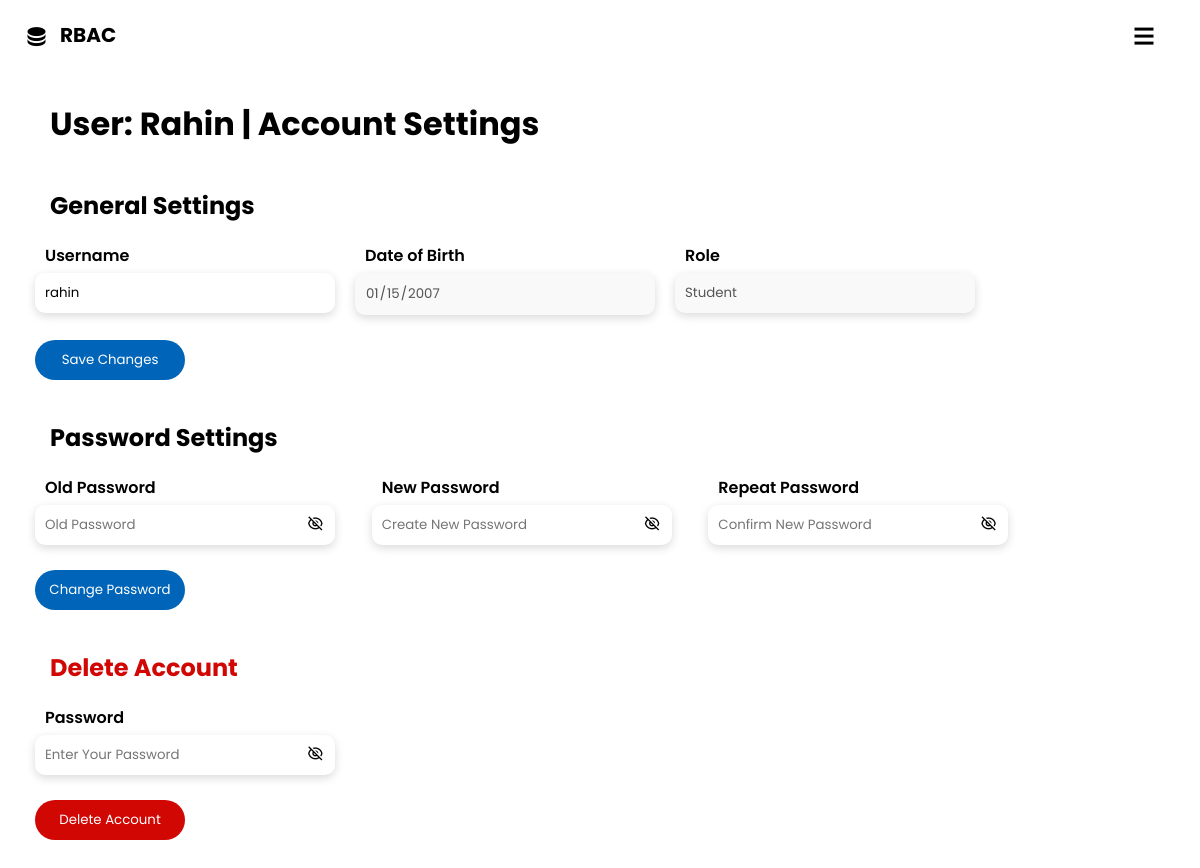
The app's page /settings (signed in) with its own data.
### app.py (models this page shows)
class users(db.Model, UserMixin):
    id = db.Column(db.Integer, primary_key=True)
    username = db.Column(db.String(12), unique=True)
    password = db.Column(db.String(100))
    dob = db.Column(db.String)
    role = db.Column(db.String)

### app.py (the view, shortened to what this page needs)
@app.route('/settings',methods=['GET', 'POST'])
@login_required
def settings():
    form = settingsform()
    pform = passwordform()
    delform = deleteform()
    if form.validate_on_submit():
        user = users.query.get(current_user.id)
        if user:
           user.username = form.username.data
           db.session.commit()
           flash('Username changed successfully!')
    return render_template('settings.html',username=current_user.username.title(),form=form,pform=pform,delform=delform)

### app.py
class settingsform(FlaskForm):
    username = StringField('Username', validators=[InputRequired(),Length(min=5,max=12),Regexp('^\w+$', message="Username must contain only letters numbers or underscores"),checkusername] , render_kw={"placeholder": "Change username"})
    dob = DateField('Date of Birth',render_kw={'disabled':''} )
    role = StringField('Role',render_kw={'disabled':''})
    submit = SubmitField('Save Changes')

class passwordform(FlaskForm):
    oldpassword = PasswordField('Old Password', validators=[InputRequired(),Length(min=8,max=50),oldpword], render_kw={"placeholder": "Old Password"})
    newpassword = PasswordField('New Password', validators=[InputRequired(),Length(min=8,max=50),EqualTo('confirm', message='New Passwords Must Match')], render_kw={"placeholder": "Create New Password"})
    confirm  = PasswordField('Repeat Password', validators=[InputRequired(),Length(min=8,max=50)], render_kw={"placeholder": "Confirm New Password"})
    submit = SubmitField('Change Password')

### app.py (called while the page is built)
@login_manager.user_loader
def load_user(user_id):
    return users.query.get(int(user_id))

### templates/settings.html (shortened to what this page needs)
<!DOCTYPE html>
{%import "bootstrap/wtf.html" as wtf%}
<html>
<head>
    <link rel="stylesheet" type="text/css" href="{{ url_for('static', filename='style.css') }}">
    <link href="https://cdn.jsdelivr.net/npm/remixicon@4.1.0/fonts/remixicon.css" rel="stylesheet" />
    <link rel="stylesheet" href="https://cdn.jsdelivr.net/npm/swiper@11/swiper-bundle.min.css" />
</head>
<body>
    <div class="navcontainer">
        <nav>
            <div class="nav-logo" onclick="homeRedir()">
                <i class="ri-database-2-fill"></i>
                <h2 id="rbac">RBAC</h2>
            </div>
            <div class="nav-toggle" id="nav-toggle" onclick="showNav()">
                <i class="ri-menu-line"></i>
            </div>
        </nav>
    </div>
    <div class="settings">
        <h1>User: {{ username }} | Account Settings</h1>
        <h2>General Settings</h2>
        <form method="POST" action="/settings">
            <div class="generalform">
                <div class="inputcont">
                    {{form.username.label}}
                    {{form.username(value=current_user.username)}}
                </div>
                <div class="inputcont">
                    {{form.dob.label}}
                    {{form.dob(value=current_user.dob)}}
                </div>
                <div class="inputcont">
                    {{form.role.label}}
                    {{form.role(value=current_user.role)}}
                </div>
            </div>
            <div class="savebutton">
                {{form.submit}}
            </div>
        </form>
        <h2>Password Settings</h2>
        <form method="POST" action="/settings">
            <div class="generalform">
                <div class="inputcont">
                    {{pform.oldpassword.label}}
                    <div class="pword">{{pform.oldpassword}}<i class="ri-eye-off-line oldpasswordtoggle hide"></i></div>
                </div>
                <div class="inputcont">
                    {{pform.newpassword.label}}
                    <div class="pword">{{pform.newpassword}}<i class="ri-eye-off-line newpasswordtoggle hide"></i></div>
                </div>
                <div class="inputcont">
                    {{pform.confirm.label}}
                    <div class="pword">{{pform.confirm}}<i class="ri-eye-off-line confirmtoggle hide"></i></div>
                </div>
            </div>
            <div class="savebutton">
                {{pform.submit}}
            </div>
        </form>
        <h2 class="deletehead">Delete Account</h2>
        <form method="POST" action="/settings">
            <div class="generalform">
                <div class="inputcont">
                    {{delform.delpassword.label}}
                    <div class="pword">{{delform.delpassword}}<i class="ri-eye-off-line delpasswordtoggle hide"></i></div>
                </div>
            </div>
            <div class="savebutton" >
                {{delform.deleteaccount(onclick="return confirm('Are you sure you want to delete your account? This is irreversible'),delroute()")}}
            </div>
        </form>
    </div>
</body>
</html>

### static/style.css (style rules this page uses)
* { margin: 0; padding: 0; box-sizing: border-box; scroll-behavior: smooth; }
:root { --largest-font: 112px; --larger-font: 70px; --large-font: 34px; --text-large-font: 20px; --text-font: 16px; --text-color: #000; --hover-color: #fff; --dark-color: #000; --bg-color: #ffff; --nav-hover-color: #0065b9; --secondary-color: #0065b9; --search-bar-color: #ffff; }
body { font-family: Arial, sans-serif; background-color: var(--bg-color); }
.navcontainer { width: 100%; min-height: 10vh; display: flex; flex-direction: column; overflow: hidden; position: relative; }
.navcontainer nav { justify-content: center; padding-right: 0; position: fixed; z-index: 100; width: 100%; height: 80px; transition: all 0.5s; }
.nav-logo { position: absolute; left: 0px; top: 0; justify-content: center; align-items: center; text-align: center; display: flex; flex-direction: row; }
.nav-logo i { font-size: 1.5em; margin: 1em; color: var(--dark-color); }
.nav-logo h2 { font-family: "Poppins"; font-size: 20px; padding: 0px; margin: 20px; top: 0; cursor: pointer; left: 40px; color: var(--dark-color); position: absolute; }
.nav-toggle { display: inline-flex; visibility: visible; cursor: pointer; position: absolute; top: 0; right: 20px; margin: 1em; font-size: 1.5em; font-weight: 600; transition: all 0.5s; }
#dob { cursor: pointer; }
#role { cursor: pointer; }
.pword { display: flex; }
.ri-eye-off-line { cursor: pointer; }
.settings { font-family: "Poppins"; width: 100%; display: flex; flex-direction: column; margin-bottom: 100px; }
.settings h1 { margin-top: 20px; margin-left: 50px; }
.settings h2 { margin-top: 40px; margin-left: 50px; }
.generalform { margin-left: 35px; margin-top: 20px; display: flex; flex-direction: row; }
.inputcont { display: flex; flex-direction: column; margin-right: 20px; }
.savebutton { width: 100px; text-align: center; margin-left: 35px; margin-top: 25px; }
#submit { padding: 10px; width: 150px; border-radius: 20px; color: #fff; font-family: "Poppins"; cursor: pointer; border-style: none; background-color: var(--secondary-color); transition: all 0.5s; }
.generalform label { margin-left: 10px; font-weight: 600; }
.generalform input, .generalform select { padding: 10px; width: 300px; font-family: "Poppins"; border-style: none; outline: none; border-radius: 10px; margin-top: 5px; box-shadow: 0 3px 10px rgb(0 0 0 / 0.15); }
#dob,#role { background-color: #f9f9f9; }
.hide { transform: translate(-28px,15px); }
.deletehead { color: #d10704; }
#deleteaccount { padding: 10px; width: 150px; border-radius: 20px; color: #fff; font-family: "Poppins"; cursor: pointer; border-style: none; background-color: #d10704; transition: all 0.5s; }

### records on screen
users: username "Rahin", username "rahin", dob "01/15/2007", role "Student"

### other values on screen
{{ pform.oldpassword.label }} "Old Password"
{{ pform.newpassword.label }} "New Password"
{{ pform.confirm.label }} "Repeat Password"
{{ delform.delpassword.label }} "Password"
